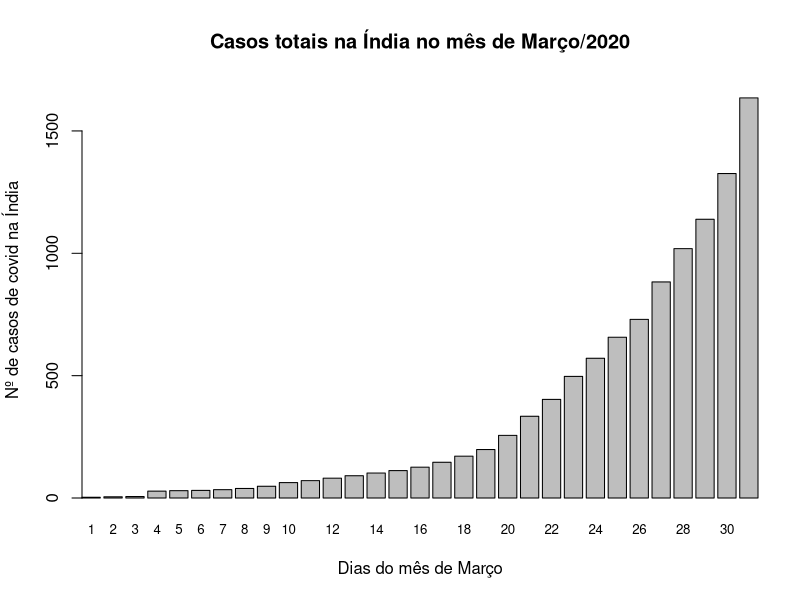

Here is the R script that generated this plot:
## ---- chunk 1
knitr::include_graphics('https://img2.pngio.com/r-markdown-png-size-picture-2039059-r-markdown-png-size-markdown-png-2206_2557.png')
## ---- chunk 2
knitr::include_graphics('https://img2.pngio.com/r-markdown-png-size-picture-2039059-r-markdown-png-size-markdown-png-2206_2557.png')
## ---- chunk 3
knitr::include_graphics('https://img2.pngio.com/r-markdown-png-size-picture-2039059-r-markdown-png-size-markdown-png-2206_2557.png')
## ---- chunk 4
knitr::include_graphics('https://img2.pngio.com/r-markdown-png-size-picture-2039059-r-markdown-png-size-markdown-png-2206_2557.png')
## ---- chunk 5
knitr::include_graphics('https://img2.pngio.com/r-markdown-png-size-picture-2039059-r-markdown-png-size-markdown-png-2206_2557.png')
## ---- chunk 6
knitr::include_graphics('https://img2.pngio.com/r-markdown-png-size-picture-2039059-r-markdown-png-size-markdown-png-2206_2557.png')
## ---- chunk 7
knitr::include_graphics('https://img2.pngio.com/r-markdown-png-size-picture-2039059-r-markdown-png-size-markdown-png-2206_2557.png')
## ---- chunk 8
knitr::include_graphics('https://img2.pngio.com/r-markdown-png-size-picture-2039059-r-markdown-png-size-markdown-png-2206_2557.png')
## ---- chunk 9
knitr::include_graphics('https://img2.pngio.com/r-markdown-png-size-picture-2039059-r-markdown-png-size-markdown-png-2206_2557.png')
## ---- chunk 10
knitr::include_graphics('https://img2.pngio.com/r-markdown-png-size-picture-2039059-r-markdown-png-size-markdown-png-2206_2557.png')
## ---- chunk 11
knitr::include_graphics('https://img2.pngio.com/r-markdown-png-size-picture-2039059-r-markdown-png-size-markdown-png-2206_2557.png')
## ---- chunk 12
knitr::include_graphics('https://img2.pngio.com/r-markdown-png-size-picture-2039059-r-markdown-png-size-markdown-png-2206_2557.png')
## ---- chunk 13
knitr::include_graphics('https://img2.pngio.com/r-markdown-png-size-picture-2039059-r-markdown-png-size-markdown-png-2206_2557.png')
## ---- chunk 14
knitr::include_graphics('https://img2.pngio.com/r-markdown-png-size-picture-2039059-r-markdown-png-size-markdown-png-2206_2557.png')
## ---- chunk 15
knitr::include_graphics('https://img2.pngio.com/r-markdown-png-size-picture-2039059-r-markdown-png-size-markdown-png-2206_2557.png')
## ---- chunk 16
knitr::include_graphics('https://img2.pngio.com/r-markdown-png-size-picture-2039059-r-markdown-png-size-markdown-png-2206_2557.png')
## ---- chunk 17
y <- c(3,5,6,28,30,31,34,39,48,63,71,81,91,102,112,126,146,171,198,256,334,403,497,571,657,730,883,1019,1139,1326,1635)
x <- c(1,2,3,4,5,6,7,8,9,10,11,12,13,14,15,16,17,18,19,20,21,22,23,24,25,26,27,28,29,30,31)
dados <- data.frame(dias = x, casos = y)
## ---- chunk 18
knitr::include_graphics('https://img2.pngio.com/r-markdown-png-size-picture-2039059-r-markdown-png-size-markdown-png-2206_2557.png')
## ---- chunk 19
tab <- kableExtra::kable(dados, format = "markdown")
tab
## ---- chunk 20
knitr::include_graphics('https://img2.pngio.com/r-markdown-png-size-picture-2039059-r-markdown-png-size-markdown-png-2206_2557.png')
## ---- chunk 21
rotulo <- c("Dias do mês de Março", "Nº de casos de covid na Índia")
barplot(y, main="Casos totais na Índia no mês de Março/2020", xlab=rotulo[1], ylab=rotulo[2], names.arg = x, ylim=c(0, 1700), cex.names = 0.8, xaxs = "i")
## ---- chunk 22
knitr::include_graphics('https://img2.pngio.com/r-markdown-png-size-picture-2039059-r-markdown-png-size-markdown-png-2206_2557.png')
